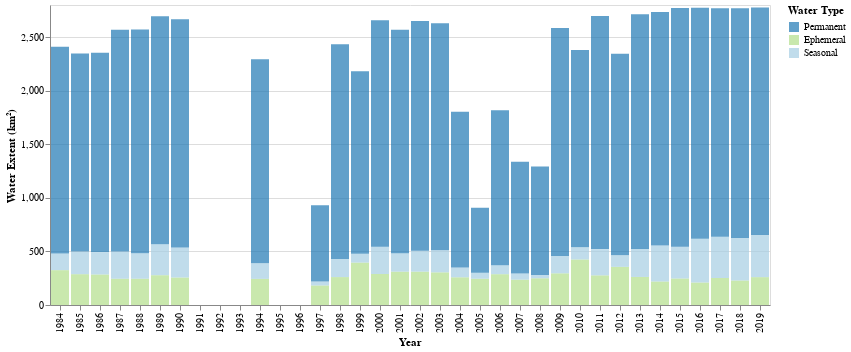

Notebook cell for this chart:
### Code cell
water_type_melt = pd.melt(water_type_by_year[water_type_by_year['Year']!='baseline'], id_vars=['Year'],
                          value_vars=['Ephemeral', 'Seasonal', 'Permanent'],
                          var_name='Type', value_name = 'Extent')

alt.Chart(water_type_melt).mark_bar(opacity=0.7).encode(
    x=alt.X('Year:N', title = 'Year'),
    y=alt.Y('sum(Extent)', title = 'Water Extent (km\N{SUPERSCRIPT TWO})'),
    color=alt.Color('Type',
        scale = alt.Scale(domain=['Permanent', 'Ephemeral', 'Seasonal'],
                          range=['#1f78b4', '#b2df8a', '#a6cee3']),
        title = 'Water Type'),
    order=alt.Order('sum(Type)',sort='ascending'),
    tooltip = ['Year:N', 
               alt.Tooltip('Extent:Q', title = 'Extent')]
).interactive()

### Figure 1 — Vega-Lite specification as saved in the notebook (floating-point values rounded to 4 significant figures)
{"config": {"view": {"continuousWidth": 400, "continuousHeight": 300}}, "data": {"name": "data-e282a9fd2bc886d1d8fd7bc541d06da5"}, "mark": {"type": "bar", "opacity": 0.7}, "encoding": {"color": {"type": "nominal", "field": "Type", "scale": {"domain": ["Permanent", "Ephemeral", "Seasonal"], "range": ["#1f78b4", "#b2df8a", "#a6cee3"]}, "title": "Water Type"}, "order": {"type": "nominal", "aggregate": "sum", "field": "Type", "sort": "ascending"}, "tooltip": [{"type": "nominal", "field": "Year"}, {"type": "quantitative", "field": "Extent", "title": "Extent"}], "x": {"type": "nominal", "field": "Year", "title": "Year"}, "y": {"type": "quantitative", "aggregate": "sum", "field": "Extent", "title": "Water Extent (km²)"}}, "selection": {"selector001": {"type": "interval", "bind": "scales", "encodings": ["x", "y"]}}, "$schema": "https://vega.github.io/schema/vega-lite/v4.8.1.json", "datasets": {"data-e282a9fd2bc886d1d8fd7bc541d06da5": [{"Year": "1984", "Type": "Ephemeral", "Extent": 325.4}, {"Year": "1985", "Type": "Ephemeral", "Extent": 287.8}, {"Year": "1986", "Type": "Ephemeral", "Extent": 284.8}, {"Year": "1987", "Type": "Ephemeral", "Extent": 245.2}, {"Year": "1988", "Type": "Ephemeral", "Extent": 245.2}, {"Year": "1989", "Type": "Ephemeral", "Extent": 278.2}, {"Year": "1990", "Type": "Ephemeral", "Extent": 256.7}, {"Year": "1991", "Type": "Ephemeral", "Extent": 0.0}, {"Year": "1992", "Type": "Ephemeral", "Extent": 0.0}, {"Year": "1993", "Type": "Ephemeral", "Extent": 0.0}, {"Year": "1994", "Type": "Ephemeral", "Extent": 244.1}, {"Year": "1995", "Type": "Ephemeral", "Extent": 0.0}, {"Year": "1996", "Type": "Ephemeral", "Extent": 0.0}, {"Year": "1997", "Type": "Ephemeral", "Extent": 182.3}, {"Year": "1998", "Type": "Ephemeral", "Extent": 260.6}, {"Year": "1999", "Type": "Ephemeral", "Extent": 395.9}, {"Year": "2000", "Type": "Ephemeral", "Extent": 289.1}, {"Year": "2001", "Type": "Ephemeral", "Extent": 311.4}, {"Year": "2002", "Type": "Ephemeral", "Extent": 311.4}, {"Year": "2003", "Type": "Ephemeral", "Extent": 304.6}, {"Year": "2004", "Type": "Ephemeral", "Extent": 258.7}, {"Year": "2005", "Type": "Ephemeral", "Extent": 245.1}, {"Year": "2006", "Type": "Ephemeral", "Extent": 287.6}, {"Year": "2007", "Type": "Ephemeral", "Extent": 236.4}, {"Year": "2008", "Type": "Ephemeral", "Extent": 249.4}, {"Year": "2009", "Type": "Ephemeral", "Extent": 295.7}, {"Year": "2010", "Type": "Ephemeral", "Extent": 424.9}, {"Year": "2011", "Type": "Ephemeral", "Extent": 276.8}, {"Year": "2012", "Type": "Ephemeral", "Extent": 356.3}, {"Year": "2013", "Type": "Ephemeral", "Extent": 261.9}, {"Year": "2014", "Type": "Ephemeral", "Extent": 219.4}, {"Year": "2015", "Type": "Ephemeral", "Extent": 247.4}, {"Year": "2016", "Type": "Ephemeral", "Extent": 209.8}, {"Year": "2017", "Type": "Ephemeral", "Extent": 252.2}, {"Year": "2018", "Type": "Ephemeral", "Extent": 228.6}, {"Year": "2019", "Type": "Ephemeral", "Extent": 260.0}, {"Year": "1984", "Type": "Seasonal", "Extent": 155.4}, {"Year": "1985", "Type": "Seasonal", "Extent": 210.4}, {"Year": "1986", "Type": "Seasonal", "Extent": 209.2}, {"Year": "1987", "Type": "Seasonal", "Extent": 254.4}, {"Year": "1988", "Type": "Seasonal", "Extent": 237.7}, {"Year": "1989", "Type": "Seasonal", "Extent": 288.6}, {"Year": "1990", "Type": "Seasonal", "Extent": 280.7}, {"Year": "1991", "Type": "Seasonal", "Extent": 0.0}, {"Year": "1992", "Type": "Seasonal", "Extent": 0.0}, {"Year": "1993", "Type": "Seasonal", "Extent": 0.0}, {"Year": "1994", "Type": "Seasonal", "Extent": 144.6}, {"Year": "1995", "Type": "Seasonal", "Extent": 0.0}, {"Year": "1996", "Type": "Seasonal", "Extent": 0.0}, {"Year": "1997", "Type": "Seasonal", "Extent": 36.36}, {"Year": "1998", "Type": "Seasonal", "Extent": 169.0}, {"Year": "1999", "Type": "Seasonal", "Extent": 81.85}, {"Year": "2000", "Type": "Seasonal", "Extent": 255.1}, {"Year": "2001", "Type": "Seasonal", "Extent": 172.4}, {"Year": "2002", "Type": "Seasonal", "Extent": 195.4}, {"Year": "2003", "Type": "Seasonal", "Extent": 205.6}, {"Year": "2004", "Type": "Seasonal", "Extent": 91.81}, {"Year": "2005", "Type": "Seasonal", "Extent": 56.0}, {"Year": "2006", "Type": "Seasonal", "Extent": 83.81}, {"Year": "2007", "Type": "Seasonal", "Extent": 56.78}, {"Year": "2008", "Type": "Seasonal", "Extent": 30.88}, {"Year": "2009", "Type": "Seasonal", "Extent": 162.2}, {"Year": "2010", "Type": "Seasonal", "Extent": 113.0}, {"Year": "2011", "Type": "Seasonal", "Extent": 245.0}, {"Year": "2012", "Type": "Seasonal", "Extent": 106.9}, {"Year": "2013", "Type": "Seasonal", "Extent": 261.9}, {"Year": "2014", "Type": "Seasonal", "Extent": 334.9}, {"Year": "2015", "Type": "Seasonal", "Extent": 296.7}, {"Year": "2016", "Type": "Seasonal", "Extent": 407.8}, {"Year": "2017", "Type": "Seasonal", "Extent": 384.5}, {"Year": "2018", "Type": "Seasonal", "Extent": 397.7}, {"Year": "2019", "Type": "Seasonal", "Extent": 393.9}, {"Year": "1984", "Type": "Permanent", "Extent": 1928.0}, {"Year": "1985", "Type": "Permanent", "Extent": 1850.0}, {"Year": "1986", "Type": "Permanent", "Extent": 1861.0}, {"Year": "1987", "Type": "Permanent", "Extent": 2069.0}, {"Year": "1988", "Type": "Permanent", "Extent": 2089.0}, {"Year": "1989", "Type": "Permanent", "Extent": 2128.0}, {"Year": "1990", "Type": "Permanent", "Extent": 2129.0}, {"Year": "1991", "Type": "Permanent", "Extent": 0.0}, {"Year": "1992", "Type": "Permanent", "Extent": 0.0}, {"Year": "1993", "Type": "Permanent", "Extent": 0.0}, {"Year": "1994", "Type": "Permanent", "Extent": 1906.0}, {"Year": "1995", "Type": "Permanent", "Extent": 0.0}, {"Year": "1996", "Type": "Permanent", "Extent": 0.0}, {"Year": "1997", "Type": "Permanent", "Extent": 711.9}, {"Year": "1998", "Type": "Permanent", "Extent": 2004.0}, {"Year": "1999", "Type": "Permanent", "Extent": 1704.0}, {"Year": "2000", "Type": "Permanent", "Extent": 2114.0}, {"Year": "2001", "Type": "Permanent", "Extent": 2086.0}, {"Year": "2002", "Type": "Permanent", "Extent": 2145.0}, {"Year": "2003", "Type": "Permanent", "Extent": 2120.0}, {"Year": "2004", "Type": "Permanent", "Extent": 1453.0}, {"Year": "2005", "Type": "Permanent", "Extent": 606.2}, {"Year": "2006", "Type": "Permanent", "Extent": 1445.0}, {"Year": "2007", "Type": "Permanent", "Extent": 1043.0}, {"Year": "2008", "Type": "Permanent", "Extent": 1011.0}, {"Year": "2009", "Type": "Permanent", "Extent": 2128.0}, {"Year": "2010", "Type": "Permanent", "Extent": 1842.0}, {"Year": "2011", "Type": "Permanent", "Extent": 2176.0}, {"Year": "2012", "Type": "Permanent", "Extent": 1883.0}, {"Year": "2013", "Type": "Permanent", "Extent": 2190.0}, {"Year": "2014", "Type": "Permanent", "Extent": 2181.0}, {"Year": "2015", "Type": "Permanent", "Extent": 2229.0}, {"Year": "2016", "Type": "Permanent", "Extent": 2156.0}, {"Year": "2017", "Type": "Permanent", "Extent": 2133.0}, {"Year": "2018", "Type": "Permanent", "Extent": 2143.0}, {"Year": "2019", "Type": "Permanent", "Extent": 2122.0}]}}
